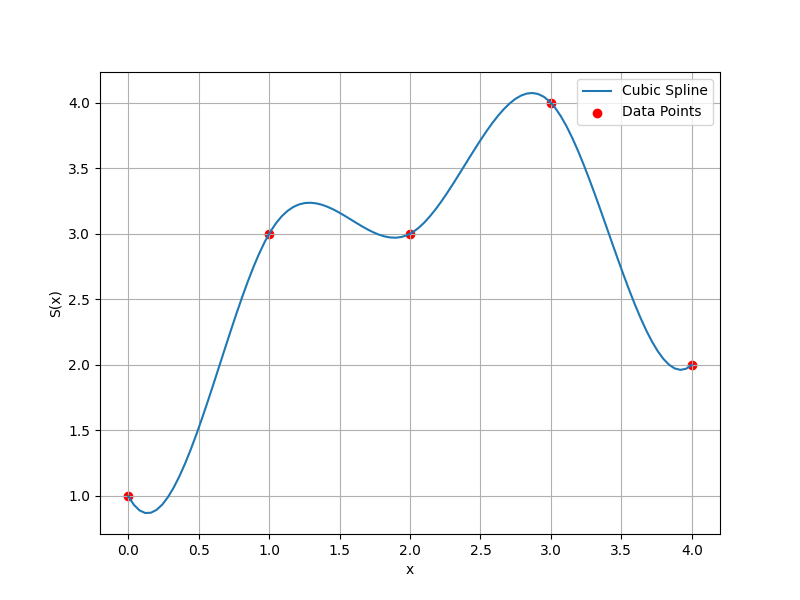

Write the Python code that produced this figure.
import numpy as np
from scipy.interpolate import CubicSpline
import matplotlib.pyplot as plt


def build_plot(x, y, dydx_start, dydx_end):
    cs = CubicSpline(x, y, bc_type=((1, dydx_start), (1, dydx_end)))

    x_new = np.linspace(0, 4, 100)
    y_new = cs(x_new)

    plt.figure(figsize=(8, 6))
    plt.plot(x_new, y_new, label="Cubic Spline")
    plt.scatter(x, y, c="red", label="Data Points")
    plt.xlabel("x")
    plt.ylabel("S(x)")
    plt.legend()
    plt.grid(True)
    plt.savefig("scipy_number_2")


if __name__ == "__main__":
    x = np.array([0, 1, 2, 3, 4])
    y = np.array([1, 3, 3, 4, 2])
    build_plot(x, y, -2, 1)
